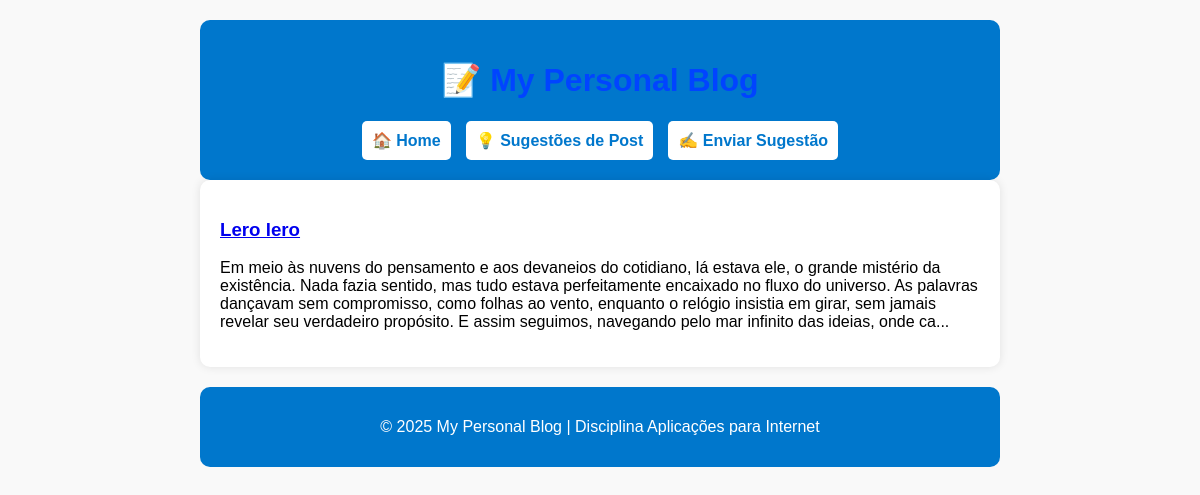
The app's page /category/Poesia/ with its own data.
### blog/models.py (models this page shows, shortened)
class Post(models.Model):
    title = models.CharField(max_length=255)
    body = models.TextField()
    author = models.ForeignKey(User, on_delete=models.CASCADE, related_name="posts", default=1)
    created_on = models.DateTimeField(auto_now_add=True)
    last_modified = models.DateTimeField(auto_now=True)
    categories = models.ManyToManyField("Category", related_name="posts") #relacionamento entre post e categories
    class Meta:
        ordering = ["-created_on"]
        verbose_name_plural = "Posts"

### blog/views.py (the view)
# urls.py: path("category/<str:category>/", views.blog_category, name="blog_category"),  # Ajustado para <str:category>
def blog_category(request, category):
    posts = Post.objects.filter(
        categories__name__contains=category
    ).order_by("-created_on")
    context = {
        "category": category,
        "posts": posts,
    }
    return render(request, "blog/category.html", context)

### blog/templates/blog/category.html
{% extends "base.html" %}
{% block page_content %}
    {% for post in posts %}
        <h3><a href="{% url 'blog_detail' post.pk %}">{{ post.title }}</a></h3>
        <p>{{ post.body | slice:":400" }}...</p>
    {% endfor %}
{% endblock page_content %}

### templates/base.html (style rules this page uses)
body { max-width: 800px; margin: auto; font-family: Arial, sans-serif; background-color: #f9f9f9; padding: 20px; }

### records on screen
Post: title "Lero lero", body "Em meio às nuvens do pensamento e aos devaneios do cotidiano, lá estava ele, o grande mistério da existência. Nada fazia sentido, mas tudo estava perfeitamente encaixado no fluxo do universo. As palavras dançavam sem compromisso, como folhas ao vento, enquanto o relógio insistia em girar, sem jamais revelar seu verdadeiro propósito. E assim seguimos, navegando pelo mar infinito das ideias, onde ca"
